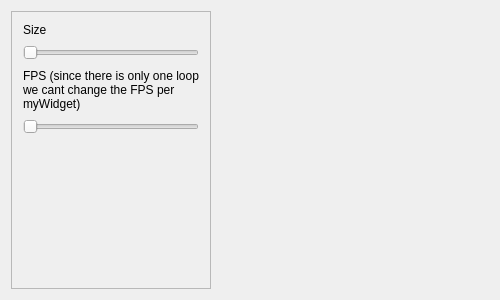
<?xml version="1.0" encoding="UTF-8"?>
<ui version="4.0">
 <class>myWidget</class>
 <widget class="QWidget" name="myWidget">
  <property name="geometry">
   <rect>
    <x>0</x>
    <y>0</y>
    <width>500</width>
    <height>300</height>
   </rect>
  </property>
  <property name="minimumSize">
   <size>
    <width>500</width>
    <height>0</height>
   </size>
  </property>
  <property name="windowTitle">
   <string>myWidget</string>
  </property>
  <layout class="QGridLayout" name="gridLayout">
   <item row="0" column="1">
    <widget class="QWidget" name="widget" native="true">
     <property name="focusPolicy">
      <enum>Qt::NoFocus</enum>
     </property>
     <layout class="QGridLayout" name="gridLayout_3">
      <property name="leftMargin">
       <number>0</number>
      </property>
      <property name="topMargin">
       <number>0</number>
      </property>
      <property name="rightMargin">
       <number>0</number>
      </property>
      <property name="bottomMargin">
       <number>0</number>
      </property>
      <item row="0" column="0">
       <widget class="QSplitter" name="splitter">
        <property name="frameShape">
         <enum>QFrame::NoFrame</enum>
        </property>
        <property name="midLineWidth">
         <number>10</number>
        </property>
        <property name="orientation">
         <enum>Qt::Horizontal</enum>
        </property>
        <property name="opaqueResize">
         <bool>true</bool>
        </property>
        <property name="handleWidth">
         <number>10</number>
        </property>
        <property name="childrenCollapsible">
         <bool>false</bool>
        </property>
        <widget class="QWidget" name="widget_2" native="true">
         <property name="sizePolicy">
          <sizepolicy hsizetype="Expanding" vsizetype="Expanding">
           <horstretch>0</horstretch>
           <verstretch>0</verstretch>
          </sizepolicy>
         </property>
         <layout class="QHBoxLayout" name="horizontalLayout">
          <property name="leftMargin">
           <number>0</number>
          </property>
          <property name="topMargin">
           <number>0</number>
          </property>
          <property name="rightMargin">
           <number>0</number>
          </property>
          <property name="bottomMargin">
           <number>0</number>
          </property>
         </layout>
        </widget>
       </widget>
      </item>
     </layout>
    </widget>
   </item>
   <item row="0" column="0">
    <widget class="QFrame" name="frame">
     <property name="maximumSize">
      <size>
       <width>200</width>
       <height>16777215</height>
      </size>
     </property>
     <property name="frameShape">
      <enum>QFrame::StyledPanel</enum>
     </property>
     <property name="frameShadow">
      <enum>QFrame::Raised</enum>
     </property>
     <layout class="QFormLayout" name="formLayout">
      <item row="0" column="0" colspan="2">
       <layout class="QVBoxLayout" name="verticalLayout_2">
        <item>
         <widget class="QLabel" name="label">
          <property name="text">
           <string>Size</string>
          </property>
         </widget>
        </item>
        <item>
         <widget class="QSlider" name="Size_slider">
          <property name="sizePolicy">
           <sizepolicy hsizetype="Expanding" vsizetype="Fixed">
            <horstretch>0</horstretch>
            <verstretch>0</verstretch>
           </sizepolicy>
          </property>
          <property name="minimumSize">
           <size>
            <width>0</width>
            <height>20</height>
           </size>
          </property>
          <property name="minimum">
           <number>1</number>
          </property>
          <property name="maximum">
           <number>100</number>
          </property>
          <property name="orientation">
           <enum>Qt::Horizontal</enum>
          </property>
         </widget>
        </item>
        <item>
         <widget class="QLabel" name="label_2">
          <property name="text">
           <string>FPS (since there is only one loop we cant change the FPS per myWidget)</string>
          </property>
          <property name="wordWrap">
           <bool>true</bool>
          </property>
         </widget>
        </item>
        <item>
         <widget class="QSlider" name="FPS_slider">
          <property name="enabled">
           <bool>false</bool>
          </property>
          <property name="sizePolicy">
           <sizepolicy hsizetype="Expanding" vsizetype="Fixed">
            <horstretch>0</horstretch>
            <verstretch>0</verstretch>
           </sizepolicy>
          </property>
          <property name="minimumSize">
           <size>
            <width>0</width>
            <height>20</height>
           </size>
          </property>
          <property name="minimum">
           <number>1</number>
          </property>
          <property name="maximum">
           <number>1000</number>
          </property>
          <property name="orientation">
           <enum>Qt::Horizontal</enum>
          </property>
         </widget>
        </item>
       </layout>
      </item>
     </layout>
    </widget>
   </item>
  </layout>
 </widget>
 <layoutdefault spacing="6" margin="11"/>
 <resources/>
 <connections/>
</ui>
